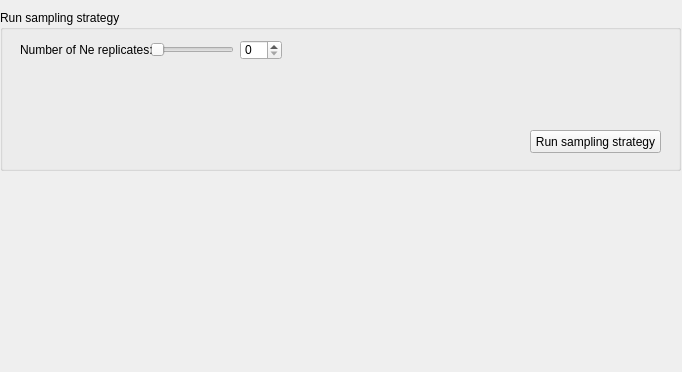
      <widget class="QWidget" name="page_9">
       <property name="geometry">
        <rect>
         <x>0</x>
         <y>0</y>
         <width>682</width>
         <height>372</height>
        </rect>
       </property>
       <attribute name="label">
        <string>Step 5 - Run / re-run sampling strategy</string>
       </attribute>
       <widget class="QGroupBox" name="groupBox_31">
        <property name="geometry">
         <rect>
          <x>0</x>
          <y>10</y>
          <width>681</width>
          <height>161</height>
         </rect>
        </property>
        <property name="title">
         <string>Run sampling strategy</string>
        </property>
        <widget class="QPushButton" name="pushButton_10">
         <property name="geometry">
          <rect>
           <x>530</x>
           <y>120</y>
           <width>131</width>
           <height>23</height>
          </rect>
         </property>
         <property name="text">
          <string>Run sampling strategy</string>
         </property>
        </widget>
        <widget class="QSlider" name="horizontalSlider_54">
         <property name="geometry">
          <rect>
           <x>150</x>
           <y>30</y>
           <width>84</width>
           <height>19</height>
          </rect>
         </property>
         <property name="orientation">
          <enum>Qt::Horizontal</enum>
         </property>
        </widget>
        <widget class="QLabel" name="label_67">
         <property name="geometry">
          <rect>
           <x>20</x>
           <y>30</y>
           <width>156</width>
           <height>19</height>
          </rect>
         </property>
         <property name="text">
          <string>Number of Ne replicates:</string>
         </property>
        </widget>
        <widget class="QSpinBox" name="spinBox_46">
         <property name="geometry">
          <rect>
           <x>240</x>
           <y>30</y>
           <width>42</width>
           <height>20</height>
          </rect>
         </property>
        </widget>
       </widget>
      </widget>
